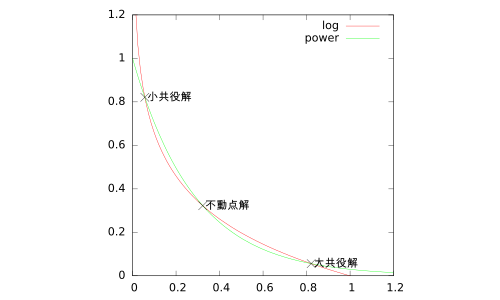

This chart was generated by the following gnuplot code:
set size square

set key right top

set yrange [0:1.2]
set xrange [0:1.2]

a=0.030014038085937500000000
xl=0.056172981782145840730000
xf=0.322642002577845539820000
xg=0.821233719309331982450000

set label 1 "小共役解" point pt 2 at xl,xg left front
set label 2 "不動点解" point pt 2 at xf,xf left front
set label 3 "大共役解" point pt 2 at xg,xl left front

plot log(x)/log(a) title "log", a**x title "power"
